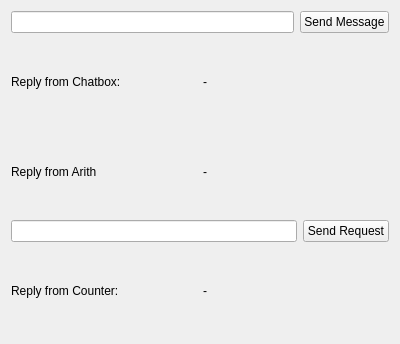
<?xml version="1.0" encoding="UTF-8"?>
<ui version="4.0">
 <class>MessageGUI</class>
 <widget class="QWidget" name="MessageGUI">
  <property name="geometry">
   <rect>
    <x>0</x>
    <y>0</y>
    <width>400</width>
    <height>344</height>
   </rect>
  </property>
  <property name="windowTitle">
   <string>Chat GUI</string>
  </property>
  <layout class="QVBoxLayout" name="verticalLayout" stretch="0,0,0,0,0">
   <item>
    <layout class="QHBoxLayout" name="horizontalLayout">
     <item>
      <widget class="QLineEdit" name="message_to_send">
       <property name="toolTip">
        <string>Message to send</string>
       </property>
      </widget>
     </item>
     <item>
      <widget class="QPushButton" name="send_message">
       <property name="toolTip">
        <string>Send Message</string>
       </property>
       <property name="text">
        <string>Send Message</string>
       </property>
      </widget>
     </item>
    </layout>
   </item>
   <item>
    <layout class="QHBoxLayout" name="horizontalLayout">
     <item>
      <widget class="QLabel" name="reply_label">
       <property name="text">
        <string>Reply from Chatbox: </string>
       </property>
      </widget>
     </item>
     <item>
      <widget class="QLabel" name="chat_reply">
       <property name="text">
        <string>-</string>
       </property>
      </widget>
     </item>
    </layout>
   </item>
   <item>
    <layout class="QHBoxLayout" name="horizontalLayout_2">
     <item>
      <widget class="QLabel" name="arith_label">
       <property name="text">
        <string>Reply from Arith</string>
       </property>
      </widget>
     </item>
     <item>
      <widget class="QLabel" name="arith_reply">
       <property name="text">
        <string>-</string>
       </property>
      </widget>
     </item>
    </layout>
   </item>
   <item>
    <layout class="QHBoxLayout" name="horizontalLayout">
     <item>
      <widget class="QLineEdit" name="counter_val_to_get">
       <property name="toolTip">
        <string>
          Counter ID to retrieve. 
          0 - total number of msgs, 
          1 - # reply msgs, 
          2 - # sent msgs,
          3 - last reply message time,
          4 - last sent message time. 
        </string>
       </property>
      </widget>
     </item>
     <item>
      <widget class="QPushButton" name="send_request">
       <property name="toolTip">
        <string>Send Request</string>
       </property>
       <property name="text">
        <string>Send Request</string>
       </property>
      </widget>
     </item>
    </layout>
   </item>
   <item>
    <layout class="QHBoxLayout" name="horizontalLayout">
     <item>
      <widget class="QLabel" name="counter_reply_label">
       <property name="text">
        <string>Reply from Counter: </string>
       </property>
      </widget>
     </item>
     <item>
      <widget class="QLabel" name="counter_reply">
       <property name="text">
        <string>-</string>
       </property>
      </widget>
     </item>
    </layout>
   </item>
  </layout>
 </widget>
 <resources/>
 <connections/>
</ui>
